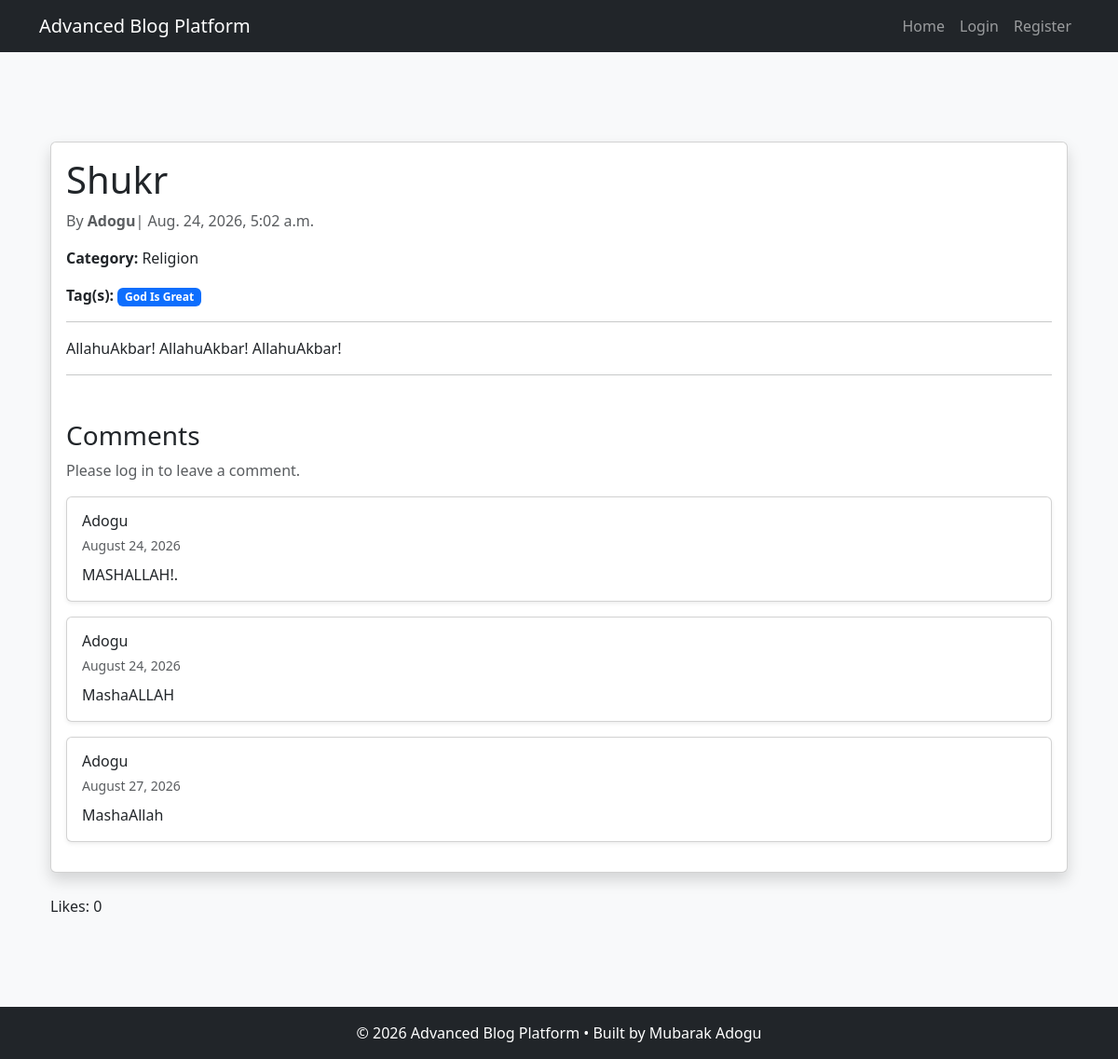
Page /posts/mashaallah-2/ on the earlier database version.
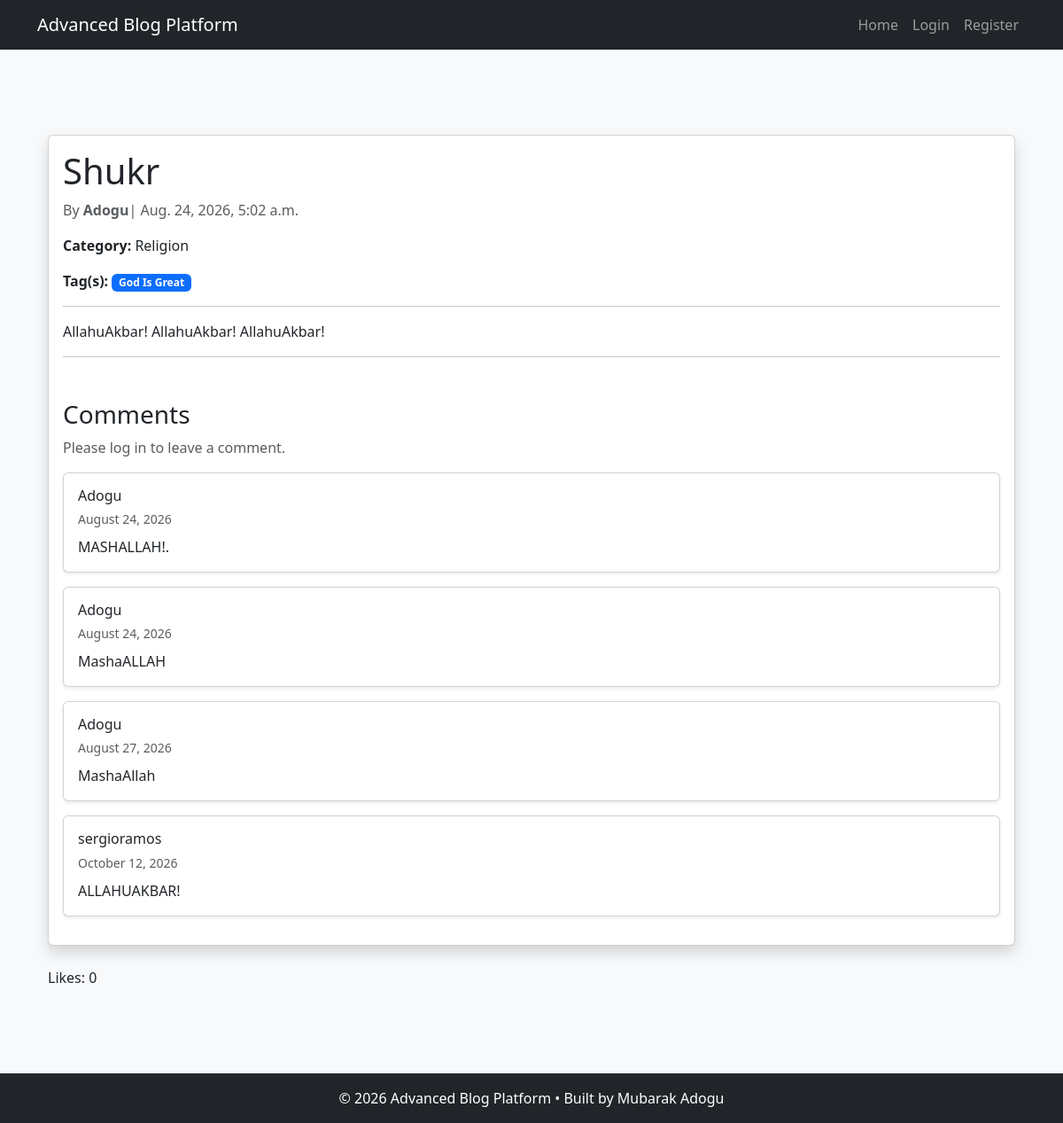
Same page on the later database version.
### account/models.py (models this page shows, shortened)
class Post(models.Model):
    DRAFT = "draft"
    PUBLISHED = "published"
    STATUS_CHOICES = [
        (DRAFT, "Draft"),
        (PUBLISHED, "Published"),
    ]
    status = models.CharField(
        max_length=10,
        choices=STATUS_CHOICES,
        default=PUBLISHED,
    )
    author = models.ForeignKey(User, on_delete=models.CASCADE, related_name="posts")
    category = models.ForeignKey(
        Category, on_delete=models.CASCADE, related_name="posts"
    )
    tags = models.ManyToManyField(Tag, blank=True, related_name="posts")
    title = models.CharField(max_length=200)
    slug = models.SlugField(unique=True, editable=False)
    content = models.TextField()
    image = models.ImageField(upload_to="posts/", blank=True, null=True)
    created_at = models.DateTimeField(auto_now_add=True)
    updated_at = models.DateTimeField(auto_now=True)

class Category(models.Model):
    name = models.CharField(max_length=100, unique=True)
    slug = models.SlugField(unique=True)
    def __str__(self):
        return self.name

class Tag(models.Model):
    name = models.CharField(max_length=30, unique=True)
    slug = models.SlugField(unique=True, editable=False)

### comments/models.py (models this page shows, shortened)
class Comment(models.Model):
    user = models.ForeignKey(User, on_delete=models.CASCADE, related_name="comments")
    post = models.ForeignKey(Post, on_delete=models.CASCADE, related_name="comments")
    content = models.TextField()
    created_at = models.DateTimeField(auto_now_add=True)

### blog/views.py (the view)
class PostDetailView(View):
    def get(self, request, slug):
        post = get_object_or_404(Post, slug=slug)
        likes = Like.objects.filter(post=post)
        like_count = likes.count()
        user_liked = (
            request.user.is_authenticated and likes.filter(user=request.user).exists()
        )
        comments = post.comments.all()
        form = CommentForm()
        return render(
            request,
            "blog/post_detail.html",
            {
                "post": post,
                "form": form,
                "comments": comments,
                "like_count": like_count,
                "user_liked": user_liked,
            },
        )

### blog/templates/blog/post_detail.html (shortened to what this page needs)
{% extends "base.html" %}
{% block content %}
<div class="container mt-5">
    <div class="card shadow">
        <div class="card-body">
            <h1 class="card-title">{{ post.title }}</h1>
            <p class="text-muted"> By <strong>{{post.author }}</strong>| {{ post.created_at }}</p>
            <p>
                <strong>Category:</strong> {{ post.category }}
            </p>
            <P>
                <strong>Tag(s):</strong>
                {% for tag in post.tags.all %}
                <span class="badge bg-primary">{{ tag.name }}</span>
                    {% empty %}
                        <span class="text-muted">No tag(s)</span>
                {% endfor %}
            </P>
            <hr>
            <p class="card-text">
                {{ post.content }}
            </p>
            <hr>
            <h3 class="mt-5">Comments</h3>
{% if user.is_authenticated %}
    <form method="POST" action="{% url 'add_comment' post.slug %}">
        {% csrf_token %}
        {{ form.as_p }}
        <button type="submit" class="btn btn-primary mb-3">
            Add Comment
        </button>
    </form>
{% else %}
    <p class="text-muted">
        Please log in to leave a comment.
    </p>
{% endif %}
{% for comment in comments %}
    <div class="card mb-3 shadow-sm">
        <div class="card-body">
            <h6 class="card-title mb-1">
                {{ comment.user }}
            </h6>
            <small class="text-muted">
                {{ comment.created_at|date:"F d, Y" }}
            </small>
            <p class="card-text mt-2">
                {{ comment.content }}
            </p>
        </div>
    </div>
{% empty %}
    <p class="text-muted">
        No comments available. Be the first to comment!
    </p>
{% endfor %}
        </div>
    </div>
    <div class="d-flex align-items-center gap-3 mt-4">
    <p class="mb-0">
        Likes: <span id="like-count">{{ like_count }}</span>
    </p>
</div>
{% endblock %}

### account/templates/base.html (shortened to what this page needs)
{% load static %}
<!DOCTYPE html>
<html lang="en">
<head>
    <link href="https://cdn.jsdelivr.net/npm/bootstrap@5.3.7/dist/css/bootstrap.min.css"
          rel="stylesheet">
    <link rel="stylesheet" href="{% static 'css/style.css' %}">
</head>
<body class="bg-light">
    {% include "includes/navbar.html" %}
<main class="container py-5">
        {% block content %}
        {% endblock %}
</main>
       {% include "includes/footer.html" %}
</body>
</html>

### account/templates/includes/navbar.html (shortened to what this page needs)
<nav class="navbar navbar-expand-lg navbar-dark bg-dark">
        <div class="container">
            <a class="navbar-brand" href="{% url 'home' %}">
                Advanced Blog Platform
            </a>
            <div class="collapse navbar-collapse"
                 id="navbarNav">
                <ul class="navbar-nav ms-auto">
                    <li class="nav-item">
                        <a class="nav-link"
                           href="{% url 'home' %}">
                            Home
                        </a>
                    </li>
                    {% if user.is_authenticated %}
                        <li class="nav-item">
                            <a class="nav-link"
                               href="{% url 'create_post' %}">
                                Create Post
                            </a>
                        </li>
                        <li class="nav-item">
                            <a class="nav-link"
                               href="{% url 'logout' %}">
                                Logout
                            </a>
                        </li>
                    {% else %}
                        <li class="nav-item">
                            <a class="nav-link"
                               href="{% url 'login' %}">
                                Login
                            </a>
                        </li>
                        <li class="nav-item">
                            <a class="nav-link"
                               href="{% url 'register' %}">
                                Register
                            </a>
                        </li>
                    {% endif %}
                </ul>
            </div>
        </div>
    </nav>

### account/templates/includes/footer.html
<footer class="bg-dark text-white text-center py-3 mt-5">
        <p class="mb-0">
            © {% now "Y" %} Advanced Blog Platform • Built by Mubarak Adogu
        </p>
    </footer>

Differences in the rows shown:
added Comment: user "sergioramos", created_at "October 12, 2026", content "ALLAHUAKBAR!"
